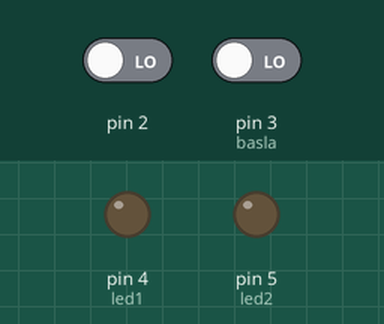
This sketch was run on a simulated Arduino Uno, built with avr-gcc and run on an emulated ATmega328P. Shown: output pins drawn as LEDs (lit = HIGH). The test bench sets the inputs (shaded band); at power-on: pin 3 (basla) LOW, pin 2 LOW.

Above: at 1.2 s.
1.3 s: pin 3 (basla) driven HIGH
At 2.1 s:
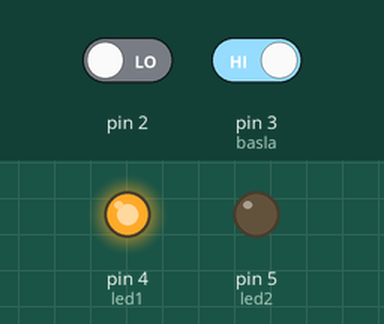
At 4.0 s:
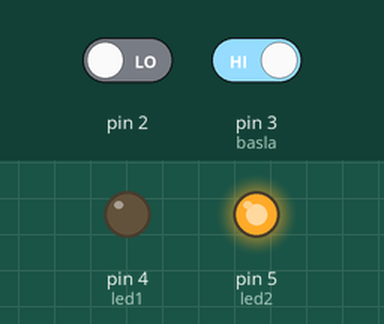
4.3 s: pin 3 (basla) driven LOW
At 5.6 s:
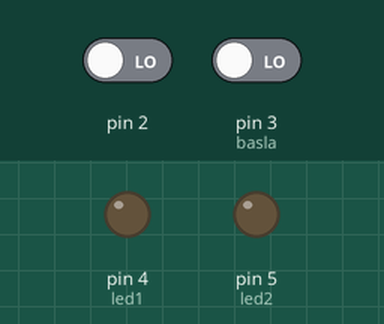
Timing chart, 0 to 7.3 s (numbered marks = the images above; inputs shaded):
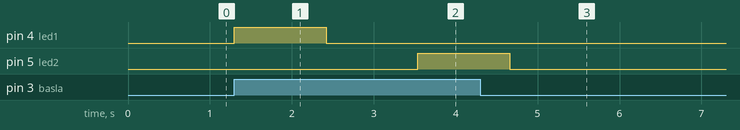

The sketch:

deneme.ino
```cpp
int led1=4;
int led2=5;
int basla=3;
int dur=2;
void setup() {
  // put your setup code here, to run once:
pinMode(led1,OUTPUT);
pinMode(led2,OUTPUT);
attachInterrupt(0,durdurma,RISING) ;
}

void loop() {
  // put your main code here, to run repeatedly:
if(digitalRead(basla)==HIGH){
  //while(digitalRead(basla)==HIGH){}
digitalWrite(led1,HIGH);
delay(1120);
digitalWrite(led1,LOW);
delay(1120);
digitalWrite(led2,HIGH);
delay(1120);
digitalWrite(led2,LOW);
delay(1120);
}
}

void durdurma(){
  digitalWrite(led1,LOW);
digitalWrite(led2,LOW);
}
```

Measured:
- after the input at 1.3 s, pin 4 (led1): LOW → HIGH at once, → LOW 1.1 s later; pin 5 (led2): LOW → HIGH after 2.2 s
- after the input at 4.3 s, pin 4 (led1): stops changing and stays LOW; pin 5 (led2): goes on until 4.7 s, then stays LOW
